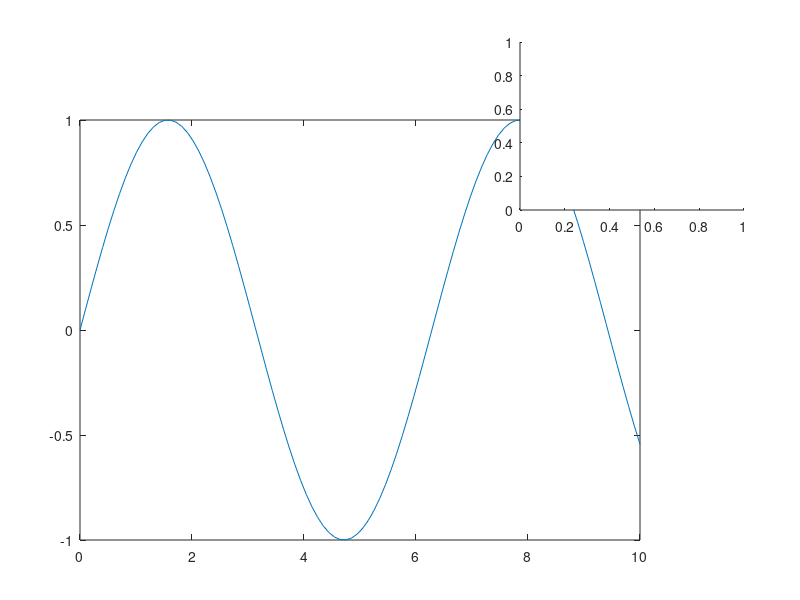

Write the MATLAB code that produced this figure. (Note: this script raises an error after producing the figure.)
%=============================================================================
% Copyright (c) 2016-present Allan CORNET (Nelson)
%=============================================================================
% This file is part of the Nelson.
%=============================================================================
% LICENCE_BLOCK_BEGIN
% SPDX-License-Identifier: LGPL-3.0-or-later
% LICENCE_BLOCK_END
%=============================================================================
% <--ADV-CLI MODE-->
%=============================================================================
f = figure();
ax1 = axes('Position', [0.1 0.1 0.7 0.7]);
ax2 = axes('Position', [0.65 0.65 0.28 0.28]);
x = linspace(0,10);
y1 = sin(x);
y2 = cos(x);
plot(ax1, x, y1);
assert_isequal(ax2, gca());
plot(ax2, x, y2);
assert_isequal(ax2, gca());
%=============================================================================
axes(ax1)
assert_isequal(ax1, gca());
%=============================================================================
R = properties(gca());
REF = {'ALim';
'ALimMode';
'AlphaMap';              
'AmbientLightColor';     
'Box'; 
'CLim';
'CLimMode';              
'CameraPosition';        
'CameraPositionMode';    
'CameraTarget';          
'CameraTargetMode';      
'CameraUpVector';        
'CameraUpVectorMode';    
'CameraViewAngle';       
'CameraViewAngleMode';   
'Children';              
'Clipping';              
'Color';                 
'ColorOrder'; 
'ColorOrderIndex'; 
'Colormap';           
'DataAspectRatio';       
'DataAspectRatioMode';   
'DataLimits';            
'FontAngle';             
'FontName';              
'FontSize';              
'FontUnits';             
'FontWeight';            
'GridLineStyle';         
'HandleVisibility';      
'HitTest';               
'Interruptible';         
'Layer';                 
'LineStyleOrder';        
'LineStyleOrderIndex';
'LineWidth';             
'MinorGridLineStyle';    
'NextPlot';              
'OuterPosition';         
'Parent';                
'PlotBoxAspectRatio';    
'PlotBoxAspectRatioMode';
'Position';              
'PositionMode';          
'Projection';            
'Selected';              
'SelectionHighlight';    
'Tag'; 
'TextHeight';            
'TickDir';               
'TickDirMode';           
'TickLabelInterpreter';  
'TickLength';            
'TightInset';            
'Title';                 
'Type';
'Units';                 
'UserData';              
'Visible';               
'XAxisLocation';         
'XColor';                
'XDir';
'XGrid';                 
'XLabel';                
'XLim';
'XLimMode';              
'XMinorGrid';            
'XScale';                
'XTick';                 
'XTickLabel';            
'XTickLabelMode';        
'XTickMode';             
'YAxisLocation';         
'YColor';                
'YDir';
'YGrid';                 
'YLabel';                
'YLim';
'YLimMode';              
'YMinorGrid';            
'YScale';                
'YTick';                 
'YTickLabel';            
'YTickLabelMode';        
'YTickMode';             
'ZColor';                
'ZDir';
'ZGrid';                 
'ZLabel';                
'ZLim';
'ZLimMode';              
'ZMinorGrid';            
'ZScale';                
'ZTick';                 
'ZTickLabel';            
'ZTickLabelMode';        
'ZTickMode'};
assert_isequal(R, REF);
%=============================================================================
